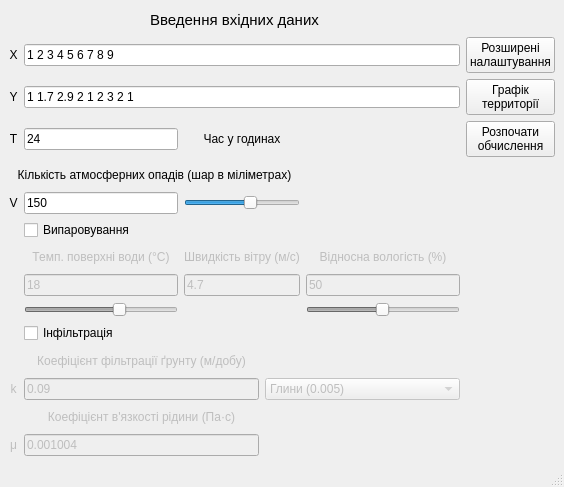
<?xml version="1.0" encoding="UTF-8"?>
<ui version="4.0">
 <class>MainWindow</class>
 <widget class="QMainWindow" name="MainWindow">
  <property name="geometry">
   <rect>
    <x>0</x>
    <y>0</y>
    <width>564</width>
    <height>487</height>
   </rect>
  </property>
  <property name="windowTitle">
   <string>Main</string>
  </property>
  <widget class="QWidget" name="centralwidget">
   <layout class="QGridLayout" name="gridLayout">
    <item row="14" column="4" colspan="2">
     <widget class="QComboBox" name="comboBox">
      <property name="enabled">
       <bool>false</bool>
      </property>
      <property name="font">
       <font>
        <family>MS Shell Dlg 2</family>
       </font>
      </property>
      <property name="currentText">
       <string>Глини (0.005)</string>
      </property>
      <item>
       <property name="text">
        <string>Глини (0.005)</string>
       </property>
      </item>
      <item>
       <property name="text">
        <string>Суглини (0.05)</string>
       </property>
      </item>
      <item>
       <property name="text">
        <string>Супіски (0.25)</string>
       </property>
      </item>
      <item>
       <property name="text">
        <string>Пісок глин (0.75)</string>
       </property>
      </item>
      <item>
       <property name="text">
        <string>Пісок дрібн (2.5)</string>
       </property>
      </item>
     </widget>
    </item>
    <item row="17" column="0">
     <widget class="QLabel" name="label_11">
      <property name="enabled">
       <bool>false</bool>
      </property>
      <property name="text">
       <string>μ</string>
      </property>
      <property name="alignment">
       <set>Qt::AlignCenter</set>
      </property>
     </widget>
    </item>
    <item row="14" column="0">
     <widget class="QLabel" name="label_7">
      <property name="enabled">
       <bool>false</bool>
      </property>
      <property name="text">
       <string>k</string>
      </property>
      <property name="alignment">
       <set>Qt::AlignCenter</set>
      </property>
     </widget>
    </item>
    <item row="9" column="1">
     <widget class="QLabel" name="label_12">
      <property name="enabled">
       <bool>false</bool>
      </property>
      <property name="text">
       <string>Темп. поверхні води (°C)</string>
      </property>
      <property name="alignment">
       <set>Qt::AlignCenter</set>
      </property>
     </widget>
    </item>
    <item row="8" column="1">
     <widget class="QCheckBox" name="checkBox">
      <property name="text">
       <string>Випаровування</string>
      </property>
     </widget>
    </item>
    <item row="5" column="0">
     <widget class="QLabel" name="label_8">
      <property name="text">
       <string>T</string>
      </property>
      <property name="alignment">
       <set>Qt::AlignCenter</set>
      </property>
     </widget>
    </item>
    <item row="10" column="5">
     <widget class="QLineEdit" name="lineEdit_9">
      <property name="enabled">
       <bool>false</bool>
      </property>
      <property name="inputMask">
       <string/>
      </property>
      <property name="text">
       <string>50</string>
      </property>
      <property name="cursorPosition">
       <number>0</number>
      </property>
     </widget>
    </item>
    <item row="9" column="5">
     <widget class="QLabel" name="label_14">
      <property name="enabled">
       <bool>false</bool>
      </property>
      <property name="text">
       <string>Відносна вологість (%)</string>
      </property>
      <property name="alignment">
       <set>Qt::AlignCenter</set>
      </property>
     </widget>
    </item>
    <item row="10" column="1">
     <widget class="QLineEdit" name="lineEdit_7">
      <property name="enabled">
       <bool>false</bool>
      </property>
      <property name="toolTip">
       <string>&lt;html&gt;&lt;head/&gt;&lt;body&gt;&lt;p&gt;[6-25]&lt;/p&gt;&lt;/body&gt;&lt;/html&gt;</string>
      </property>
      <property name="inputMask">
       <string/>
      </property>
      <property name="text">
       <string>18</string>
      </property>
     </widget>
    </item>
    <item row="9" column="2" colspan="3">
     <widget class="QLabel" name="label_13">
      <property name="enabled">
       <bool>false</bool>
      </property>
      <property name="text">
       <string>Швидкість вітру (м/с)</string>
      </property>
      <property name="alignment">
       <set>Qt::AlignCenter</set>
      </property>
     </widget>
    </item>
    <item row="5" column="6">
     <widget class="QPushButton" name="pushButton_2">
      <property name="text">
       <string>Розпочати
обчислення</string>
      </property>
     </widget>
    </item>
    <item row="3" column="6">
     <widget class="QPushButton" name="pushButton_3">
      <property name="text">
       <string>Графік
территорії</string>
      </property>
     </widget>
    </item>
    <item row="1" column="6">
     <widget class="QPushButton" name="pushButton">
      <property name="text">
       <string>Розширені
налаштування</string>
      </property>
     </widget>
    </item>
    <item row="1" column="1" colspan="5">
     <widget class="QLineEdit" name="lineEdit">
      <property name="autoFillBackground">
       <bool>false</bool>
      </property>
      <property name="text">
       <string>1 2 3 4 5 6 7 8 9</string>
      </property>
      <property name="clearButtonEnabled">
       <bool>false</bool>
      </property>
     </widget>
    </item>
    <item row="0" column="0" colspan="6">
     <widget class="QLabel" name="label">
      <property name="font">
       <font>
        <family>MS Shell Dlg 2</family>
        <pointsize>11</pointsize>
       </font>
      </property>
      <property name="text">
       <string>Введення вхідних даних</string>
      </property>
      <property name="alignment">
       <set>Qt::AlignCenter</set>
      </property>
     </widget>
    </item>
    <item row="1" column="0">
     <widget class="QLabel" name="label_2">
      <property name="text">
       <string>X</string>
      </property>
      <property name="alignment">
       <set>Qt::AlignCenter</set>
      </property>
     </widget>
    </item>
    <item row="3" column="0">
     <widget class="QLabel" name="label_3">
      <property name="text">
       <string>Y</string>
      </property>
      <property name="alignment">
       <set>Qt::AlignCenter</set>
      </property>
     </widget>
    </item>
    <item row="3" column="1" colspan="5">
     <widget class="QLineEdit" name="lineEdit_2">
      <property name="styleSheet">
       <string notr="true"/>
      </property>
      <property name="text">
       <string>1 1.7 2.9 2 1 2 3 2 1</string>
      </property>
     </widget>
    </item>
    <item row="11" column="5">
     <widget class="QSlider" name="horizontalSlider_3">
      <property name="enabled">
       <bool>false</bool>
      </property>
      <property name="autoFillBackground">
       <bool>false</bool>
      </property>
      <property name="minimum">
       <number>1</number>
      </property>
      <property name="maximum">
       <number>100</number>
      </property>
      <property name="pageStep">
       <number>10</number>
      </property>
      <property name="value">
       <number>50</number>
      </property>
      <property name="sliderPosition">
       <number>50</number>
      </property>
      <property name="orientation">
       <enum>Qt::Horizontal</enum>
      </property>
     </widget>
    </item>
    <item row="6" column="0" colspan="5">
     <widget class="QLabel" name="label_4">
      <property name="text">
       <string>Кількість атмосферних опадів (шар в міліметрах)</string>
      </property>
      <property name="alignment">
       <set>Qt::AlignCenter</set>
      </property>
     </widget>
    </item>
    <item row="7" column="2" colspan="3">
     <widget class="QSlider" name="horizontalSlider">
      <property name="autoFillBackground">
       <bool>false</bool>
      </property>
      <property name="minimum">
       <number>10</number>
      </property>
      <property name="maximum">
       <number>250</number>
      </property>
      <property name="value">
       <number>150</number>
      </property>
      <property name="orientation">
       <enum>Qt::Horizontal</enum>
      </property>
     </widget>
    </item>
    <item row="5" column="1">
     <widget class="QLineEdit" name="lineEdit_5">
      <property name="text">
       <string>24</string>
      </property>
     </widget>
    </item>
    <item row="11" column="1">
     <widget class="QSlider" name="horizontalSlider_2">
      <property name="enabled">
       <bool>false</bool>
      </property>
      <property name="autoFillBackground">
       <bool>false</bool>
      </property>
      <property name="minimum">
       <number>6</number>
      </property>
      <property name="maximum">
       <number>25</number>
      </property>
      <property name="pageStep">
       <number>1</number>
      </property>
      <property name="value">
       <number>18</number>
      </property>
      <property name="orientation">
       <enum>Qt::Horizontal</enum>
      </property>
     </widget>
    </item>
    <item row="7" column="0">
     <widget class="QLabel" name="label_5">
      <property name="text">
       <string>V</string>
      </property>
      <property name="alignment">
       <set>Qt::AlignCenter</set>
      </property>
     </widget>
    </item>
    <item row="12" column="1">
     <widget class="QCheckBox" name="checkBox_2">
      <property name="text">
       <string>Інфільтрація</string>
      </property>
     </widget>
    </item>
    <item row="7" column="1">
     <widget class="QLineEdit" name="lineEdit_3">
      <property name="text">
       <string>150</string>
      </property>
     </widget>
    </item>
    <item row="10" column="2" colspan="3">
     <widget class="QLineEdit" name="lineEdit_8">
      <property name="enabled">
       <bool>false</bool>
      </property>
      <property name="text">
       <string>4.7</string>
      </property>
     </widget>
    </item>
    <item row="5" column="2" colspan="3">
     <widget class="QLabel" name="label_9">
      <property name="text">
       <string>Час у годинах</string>
      </property>
      <property name="alignment">
       <set>Qt::AlignCenter</set>
      </property>
     </widget>
    </item>
    <item row="17" column="1" colspan="3">
     <widget class="QLineEdit" name="lineEdit_6">
      <property name="enabled">
       <bool>false</bool>
      </property>
      <property name="inputMask">
       <string/>
      </property>
      <property name="text">
       <string>0.001004</string>
      </property>
     </widget>
    </item>
    <item row="15" column="1" colspan="3">
     <widget class="QLabel" name="label_10">
      <property name="enabled">
       <bool>false</bool>
      </property>
      <property name="text">
       <string>Коефіцієнт в'язкості рідини (Па·с)</string>
      </property>
      <property name="alignment">
       <set>Qt::AlignCenter</set>
      </property>
     </widget>
    </item>
    <item row="13" column="1" colspan="3">
     <widget class="QLabel" name="label_6">
      <property name="enabled">
       <bool>false</bool>
      </property>
      <property name="text">
       <string>Коефіцієнт фільтрації ґрунту (м/добу)</string>
      </property>
      <property name="alignment">
       <set>Qt::AlignCenter</set>
      </property>
     </widget>
    </item>
    <item row="14" column="1" colspan="3">
     <widget class="QLineEdit" name="lineEdit_4">
      <property name="enabled">
       <bool>false</bool>
      </property>
      <property name="inputMask">
       <string/>
      </property>
      <property name="text">
       <string>0.09</string>
      </property>
     </widget>
    </item>
   </layout>
  </widget>
  <widget class="QStatusBar" name="statusbar"/>
 </widget>
 <tabstops>
  <tabstop>lineEdit</tabstop>
  <tabstop>lineEdit_2</tabstop>
  <tabstop>lineEdit_5</tabstop>
  <tabstop>lineEdit_3</tabstop>
  <tabstop>horizontalSlider</tabstop>
  <tabstop>checkBox</tabstop>
  <tabstop>lineEdit_7</tabstop>
  <tabstop>horizontalSlider_2</tabstop>
  <tabstop>lineEdit_8</tabstop>
  <tabstop>lineEdit_9</tabstop>
  <tabstop>horizontalSlider_3</tabstop>
  <tabstop>checkBox_2</tabstop>
  <tabstop>lineEdit_4</tabstop>
  <tabstop>comboBox</tabstop>
  <tabstop>lineEdit_6</tabstop>
  <tabstop>pushButton</tabstop>
  <tabstop>pushButton_3</tabstop>
  <tabstop>pushButton_2</tabstop>
 </tabstops>
 <resources/>
 <connections/>
</ui>
